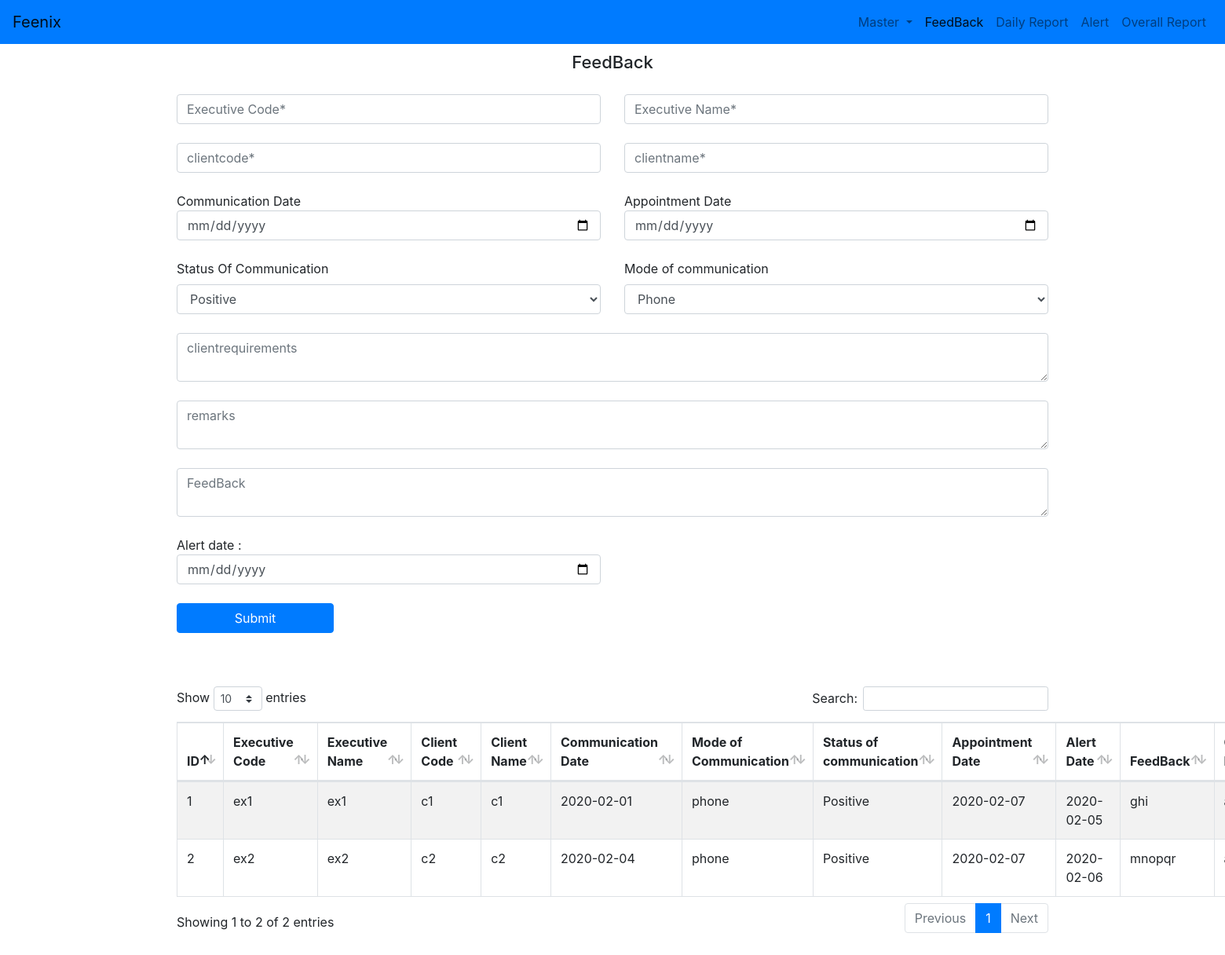
Page /Master/feedback.php on the committed database.
### tables this page shows
CREATE TABLE IF NOT EXISTS `feedback` (
  `id` int(20) NOT NULL AUTO_INCREMENT,
  `executive_code` varchar(20) NOT NULL,
  `executive_name` varchar(20) NOT NULL,
  `client_code` varchar(10) NOT NULL,
  `client_name` varchar(20) NOT NULL,
  `communication_date` date NOT NULL,
  `mocom` varchar(10) NOT NULL,
  `status_of_com` varchar(20) NOT NULL,
  `appointment_date` date NOT NULL,
  `alert_date` date NOT NULL,
  `feedback` varchar(100) NOT NULL,
  `client_req` varchar(60) NOT NULL,
  `remarks` varchar(20) NOT NULL,
  PRIMARY KEY (`id`)
);

### Master/feedback.php (the view, shortened to what this page needs)
<!DOCTYPE html>
<html lang="en">
<head>
    <link rel="stylesheet" href="../assets/bootstrap/css/bootstrap.min.css" type="text/css">
    <link rel="stylesheet" href="../assets/DataTable/dataTables.bootstrap4.min.css">
    <link rel="stylesheet" href="../style.css">
</head>
<body>
     <nav class="navbar navbar-expand-lg sticky-top navbar-light bg-primary">
        <a class="navbar-brand" href="#">Feenix</a>
        <div class="collapse navbar-collapse" id="navbarNavDropdown">
          <ul class="navbar-nav ml-auto">
            <li class="nav-item dropdown">
                <a class="nav-link dropdown-toggle" href="#" id="navbarDropdownMenuLink" role="button" data-toggle="dropdown" aria-haspopup="true" aria-expanded="false">
                  Master
                </a>
              </li>
            <li class="nav-item active">
              <a class="nav-link" href="feedback.php">FeedBack</span></a>
            </li>
            <li class="nav-item">
              <a class="nav-link" href="dailyreport.php">Daily Report</a>
            </li>
            <li class="nav-item">
              <a class="nav-link" href="alert">Alert</a>
            </li>
            <li class="nav-item">
                <a class="nav-link" href="report.php">Overall Report</a>
              </li>
          </ul>
        </div>
      </nav>
    <div class = "container">
        <div class = "executive">
          <div class = "executive-form">
                        <form name="feedbackform" action="" method="post">
                <h3>FeedBack</h3>
                <div class="row">
                  <div class="col">
                      <input type="text" class="form-control" name="ec" placeholder="Executive Code*" required>
                  </div>
                  <div class="col">
                      <input type="text" class="form-control" name="execname" placeholder="Executive Name*" required>
                  </div>
                </div>
                <br />
                <div class="row">
                  <div class="col">
                      <input type="text" class="form-control" name="cc" placeholder="clientcode*" required>
                  </div>
                  <div class="col">
                      <input type="text" class="form-control" name="cname" placeholder="clientname*" required>
                  </div>
                </div>
                <br />
                <div class="row">
                  <div class="col">
                      Communication Date<input type="date" class="form-control" name="comdate" placeholder="communicationdate">
                  </div>
				  <div class="col">
                     Appointment Date <input type="date" class="form-control" name="appdt" placeholder="Appointment date" required>
                  </div>
                  </div>
				<br />
                <div class="row">
                  <div class="col">
					<label>Status Of Communication</label>
					<select name="sc" class="form-control">
 <option value="positive">Positive</option>
  </select>
                  </div>
				   <div class="col">
										<label for="SELECT">Mode of communication</label>
<?php
 require_once "config.php";
$sql = "SELECT id,mocom FROM moc";
	if($stmt = $mysqli->prepare($sql)){
    $stmt->execute();
   $result = $stmt->get_result();
echo '<select name="mocom" class="form-control">';
   while ($row = $result->fetch_assoc()) {
	  echo '<option value='.$row['mocom'].'>'.$row['mocom'].'</option>';
	}
echo '</select>';
}
?>
                  </div>
                   </div>
                 <br />
                 <div class="row">
                   <div class="col">
                       <textarea type="text" row = "4" class="form-control" name="clreq" placeholder="clientrequirements" required></textarea>
                   </div>
                 </div>
                 <br />
                 <div class="row">
                   <div class="col">
                    <textarea type="text"  class="form-control" name="remarks" placeholder="remarks" required></textarea>
                  </div>
                 </div>
				 <br />
                 <div class="row">
                   <div class="col">
                    <textarea type="text"  class="form-control" name="fb" placeholder="FeedBack" required></textarea>
                  </div>
                 </div>
                <br />
                <div class="row">
                  <div class="col">
                     Alert date  : <input type="date" class="form-control" name="alrt" placeholder="Alert" required>
                  </div>
                  <div class="col">
                  </div>
                </div>
                   <br />
                    <button type="submit" name="submit" class="btn btn-primary submit">Submit</button>
            </form>
          </div>
		  <br />
          <br />
         <table id="example" class="table table-striped table-bordered" style="width:100%">
          <thead>
              <tr>
                  <th>ID</th>
                  <th>Executive Code</th>
                  <th>Executive Name</th>
				  <th>Client Code</th>
				  <th>Client Name</th>
				  <th>Communication Date</th>
				  <th>Mode of Communication</th>
					<th>Status of communication</th>
					<th>Appointment Date</th>
					<th>Alert Date</th>
					<th>FeedBack</th>
					<th>Client Requirements</th>
                 </tr>
          </thead>
          <tbody>
              <?php
                            $conn = mysqli_connect("localhost","root","","fenix");
                            $sql = "SELECT * from feedback";
                            $result =  $conn ->query($sql);
                             if( $result->num_rows > 0 ){
                                while ($row = $result ->fetch_assoc()) {
                                   echo "<tr><td>".$row["id"]."</td>"."<td>".$row["executive_code"]."</td>"."<td>".$row["executive_name"]."</td>" ."<td>".$row["client_code"]."</td>"."<td>".$row["client_name"]."</td>"."<td>".$row["communication_date"]."</td>"."<td>".$row["mocom"]."</td>"."<td>".$row["status_of_com"]."</td>"."<td>".$row["appointment_date"]."</td>"."<td>".$row["alert_date"]."</td>"."<td>".$row["feedback"]."</td>"."<td>".$row["client_req"]."</td>"."<td>".$row["remarks"]."</td>"."</td>";
                                }
                                 echo "</table>";
                             }
                             else{
                                echo "0 result";
                             }
                            ?>
              <br />
              <br />
        </div>
    </div>
	</body>
</html>

### style.css (style rules this page uses)
h3, h2 { padding: 20px; padding-top: 10px; text-align: center; font-size: 22px; }
.submit { width: 200px; margin-bottom: 20px; }

### rows in the picture
feedback: id "1", executive_code "ex1", executive_name "ex1", client_code "c1", client_name "c1", communication_date "2020-02-01", mocom "phone", status_of_com "Positive", appointment_date "2020-02-07", alert_date "2020-02-05", feedback "ghi"
feedback: id "2", executive_code "ex2", executive_name "ex2", client_code "c2", client_name "c2", communication_date "2020-02-04", mocom "phone", status_of_com "Positive", appointment_date "2020-02-07", alert_date "2020-02-06", feedback "mnopqr"

### other values in the picture
form field mocom "Phone"
